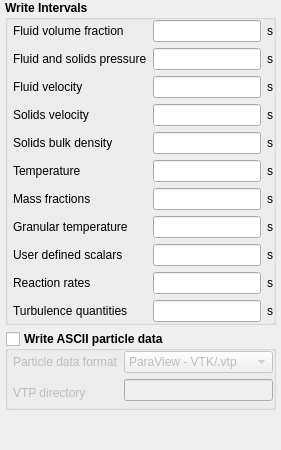
     <widget class="QWidget" name="page_spx">
      <layout class="QGridLayout" name="gridLayout_3">
       <property name="leftMargin">
        <number>5</number>
       </property>
       <property name="topMargin">
        <number>0</number>
       </property>
       <property name="rightMargin">
        <number>5</number>
       </property>
       <property name="bottomMargin">
        <number>0</number>
       </property>
       <item row="0" column="0" colspan="2">
        <widget class="QGroupBox" name="groupbox_spx">
         <property name="maximumSize">
          <size>
           <width>16777215</width>
           <height>16777215</height>
          </size>
         </property>
         <property name="font">
          <font>
           <weight>75</weight>
           <bold>true</bold>
          </font>
         </property>
         <property name="title">
          <string>Write Intervals</string>
         </property>
         <property name="flat">
          <bool>true</bool>
         </property>
         <layout class="QGridLayout" name="gridLayout_2">
          <property name="leftMargin">
           <number>5</number>
          </property>
          <property name="topMargin">
           <number>0</number>
          </property>
          <property name="rightMargin">
           <number>0</number>
          </property>
          <property name="bottomMargin">
           <number>0</number>
          </property>
          <property name="spacing">
           <number>6</number>
          </property>
          <item row="8" column="2">
           <widget class="QLabel" name="label_spx_dt_units_args_9">
            <property name="font">
             <font>
              <weight>50</weight>
              <bold>false</bold>
             </font>
            </property>
            <property name="text">
             <string>s</string>
            </property>
           </widget>
          </item>
          <item row="5" column="1">
           <widget class="LineEdit" name="lineedit_keyword_spx_dt_args_6">
            <property name="maximumSize">
             <size>
              <width>16777215</width>
              <height>16777215</height>
             </size>
            </property>
            <property name="font">
             <font>
              <weight>50</weight>
              <bold>false</bold>
             </font>
            </property>
           </widget>
          </item>
          <item row="6" column="0">
           <widget class="QLabel" name="label_spx_dt_args_7">
            <property name="font">
             <font>
              <weight>50</weight>
              <bold>false</bold>
             </font>
            </property>
            <property name="text">
             <string>Mass fractions</string>
            </property>
           </widget>
          </item>
          <item row="9" column="0">
           <widget class="QLabel" name="label_spx_dt_args_10">
            <property name="font">
             <font>
              <weight>50</weight>
              <bold>false</bold>
             </font>
            </property>
            <property name="text">
             <string>Reaction rates</string>
            </property>
           </widget>
          </item>
          <item row="9" column="1">
           <widget class="LineEdit" name="lineedit_keyword_spx_dt_args_10">
            <property name="maximumSize">
             <size>
              <width>16777215</width>
              <height>16777215</height>
             </size>
            </property>
            <property name="font">
             <font>
              <weight>50</weight>
              <bold>false</bold>
             </font>
            </property>
           </widget>
          </item>
          <item row="9" column="2">
           <widget class="QLabel" name="label_spx_dt_units_args_10">
            <property name="font">
             <font>
              <weight>50</weight>
              <bold>false</bold>
             </font>
            </property>
            <property name="text">
             <string>s</string>
            </property>
           </widget>
          </item>
          <item row="10" column="0">
           <widget class="QLabel" name="label_spx_dt_args_11">
            <property name="font">
             <font>
              <weight>50</weight>
              <bold>false</bold>
             </font>
            </property>
            <property name="text">
             <string>Turbulence quantities</string>
            </property>
           </widget>
          </item>
          <item row="10" column="2">
           <widget class="QLabel" name="label_spx_dt_units_args_11">
            <property name="font">
             <font>
              <weight>50</weight>
              <bold>false</bold>
             </font>
            </property>
            <property name="text">
             <string>s</string>
            </property>
           </widget>
          </item>
          <item row="7" column="0">
           <widget class="QLabel" name="label_spx_dt_args_8">
            <property name="font">
             <font>
              <weight>50</weight>
              <bold>false</bold>
             </font>
            </property>
            <property name="text">
             <string>Granular temperature</string>
            </property>
           </widget>
          </item>
          <item row="7" column="1">
           <widget class="LineEdit" name="lineedit_keyword_spx_dt_args_8">
            <property name="font">
             <font>
              <weight>50</weight>
              <bold>false</bold>
             </font>
            </property>
           </widget>
          </item>
          <item row="7" column="2">
           <widget class="QLabel" name="label_spx_dt_units_args_8">
            <property name="font">
             <font>
              <weight>50</weight>
              <bold>false</bold>
             </font>
            </property>
            <property name="text">
             <string>s</string>
            </property>
           </widget>
          </item>
          <item row="8" column="0">
           <widget class="QLabel" name="label_spx_dt_args_9">
            <property name="font">
             <font>
              <weight>50</weight>
              <bold>false</bold>
             </font>
            </property>
            <property name="text">
             <string>User defined scalars</string>
            </property>
           </widget>
          </item>
          <item row="1" column="1">
           <widget class="LineEdit" name="lineedit_keyword_spx_dt_args_2">
            <property name="maximumSize">
             <size>
              <width>16777215</width>
              <height>16777215</height>
             </size>
            </property>
            <property name="font">
             <font>
              <weight>50</weight>
              <bold>false</bold>
             </font>
            </property>
           </widget>
          </item>
          <item row="1" column="2">
           <widget class="QLabel" name="label_spx_dt_units_args_2">
            <property name="font">
             <font>
              <weight>50</weight>
              <bold>false</bold>
             </font>
            </property>
            <property name="text">
             <string>s</string>
            </property>
           </widget>
          </item>
          <item row="2" column="0">
           <widget class="QLabel" name="label_spx_dt_args_3">
            <property name="font">
             <font>
              <weight>50</weight>
              <bold>false</bold>
             </font>
            </property>
            <property name="text">
             <string>Fluid velocity</string>
            </property>
           </widget>
          </item>
          <item row="0" column="0">
           <widget class="QLabel" name="label_spx_dt_args_1">
            <property name="font">
             <font>
              <weight>50</weight>
              <bold>false</bold>
             </font>
            </property>
            <property name="text">
             <string>Fluid volume fraction</string>
            </property>
           </widget>
          </item>
          <item row="0" column="1">
           <widget class="LineEdit" name="lineedit_keyword_spx_dt_args_1">
            <property name="maximumSize">
             <size>
              <width>16777215</width>
              <height>16777215</height>
             </size>
            </property>
            <property name="font">
             <font>
              <weight>50</weight>
              <bold>false</bold>
             </font>
            </property>
           </widget>
          </item>
          <item row="8" column="1">
           <widget class="LineEdit" name="lineedit_keyword_spx_dt_args_7">
            <property name="maximumSize">
             <size>
              <width>16777215</width>
              <height>16777215</height>
             </size>
            </property>
            <property name="font">
             <font>
              <weight>50</weight>
              <bold>false</bold>
             </font>
            </property>
           </widget>
          </item>
          <item row="5" column="2">
           <widget class="QLabel" name="label_spx_dt_units_args_6">
            <property name="font">
             <font>
              <weight>50</weight>
              <bold>false</bold>
             </font>
            </property>
            <property name="text">
             <string>s</string>
            </property>
           </widget>
          </item>
          <item row="6" column="1">
           <widget class="LineEdit" name="lineedit_keyword_spx_dt_args_9">
            <property name="maximumSize">
             <size>
              <width>16777215</width>
              <height>16777215</height>
             </size>
            </property>
            <property name="font">
             <font>
              <weight>50</weight>
              <bold>false</bold>
             </font>
            </property>
           </widget>
          </item>
          <item row="6" column="2">
           <widget class="QLabel" name="label_spx_dt_units_args_7">
            <property name="font">
             <font>
              <weight>50</weight>
              <bold>false</bold>
             </font>
            </property>
            <property name="text">
             <string>s</string>
            </property>
           </widget>
          </item>
          <item row="4" column="2">
           <widget class="QLabel" name="label_spx_dt_units_args_5">
            <property name="font">
             <font>
              <weight>50</weight>
              <bold>false</bold>
             </font>
            </property>
            <property name="text">
             <string>s</string>
            </property>
           </widget>
          </item>
          <item row="5" column="0">
           <widget class="QLabel" name="label_spx_dt_args_6">
            <property name="font">
             <font>
              <weight>50</weight>
              <bold>false</bold>
             </font>
            </property>
            <property name="text">
             <string>Temperature</string>
            </property>
           </widget>
          </item>
          <item row="2" column="1">
           <widget class="LineEdit" name="lineedit_keyword_spx_dt_args_3">
            <property name="maximumSize">
             <size>
              <width>16777215</width>
              <height>16777215</height>
             </size>
            </property>
            <property name="font">
             <font>
              <weight>50</weight>
              <bold>false</bold>
             </font>
            </property>
           </widget>
          </item>
          <item row="2" column="2">
           <widget class="QLabel" name="label_spx_dt_units_args_3">
            <property name="font">
             <font>
              <weight>50</weight>
              <bold>false</bold>
             </font>
            </property>
            <property name="text">
             <string>s</string>
            </property>
           </widget>
          </item>
          <item row="3" column="0">
           <widget class="QLabel" name="label_spx_dt_args_4">
            <property name="font">
             <font>
              <weight>50</weight>
              <bold>false</bold>
             </font>
            </property>
            <property name="text">
             <string>Solids velocity</string>
            </property>
           </widget>
          </item>
          <item row="3" column="1">
           <widget class="LineEdit" name="lineedit_keyword_spx_dt_args_4">
            <property name="maximumSize">
             <size>
              <width>16777215</width>
              <height>16777215</height>
             </size>
            </property>
            <property name="font">
             <font>
              <weight>50</weight>
              <bold>false</bold>
             </font>
            </property>
           </widget>
          </item>
          <item row="3" column="2">
           <widget class="QLabel" name="label_spx_dt_units_args_4">
            <property name="font">
             <font>
              <weight>50</weight>
              <bold>false</bold>
             </font>
            </property>
            <property name="text">
             <string>s</string>
            </property>
           </widget>
          </item>
          <item row="4" column="1">
           <widget class="LineEdit" name="lineedit_keyword_spx_dt_args_5">
            <property name="maximumSize">
             <size>
              <width>16777215</width>
              <height>16777215</height>
             </size>
            </property>
            <property name="font">
             <font>
              <weight>50</weight>
              <bold>false</bold>
             </font>
            </property>
           </widget>
          </item>
          <item row="4" column="0">
           <widget class="QLabel" name="label_spx_dt_args_5">
            <property name="font">
             <font>
              <weight>50</weight>
              <bold>false</bold>
             </font>
            </property>
            <property name="text">
             <string>Solids bulk density</string>
            </property>
           </widget>
          </item>
          <item row="10" column="1">
           <widget class="LineEdit" name="lineedit_keyword_spx_dt_args_11">
            <property name="font">
             <font>
              <weight>50</weight>
              <bold>false</bold>
             </font>
            </property>
           </widget>
          </item>
          <item row="0" column="2">
           <widget class="QLabel" name="label_spx_dt_units_args_1">
            <property name="font">
             <font>
              <weight>50</weight>
              <bold>false</bold>
             </font>
            </property>
            <property name="text">
             <string>s</string>
            </property>
           </widget>
          </item>
          <item row="1" column="0">
           <widget class="QLabel" name="label_spx_dt_args_2">
            <property name="font">
             <font>
              <weight>50</weight>
              <bold>false</bold>
             </font>
            </property>
            <property name="text">
             <string>Fluid and solids pressure</string>
            </property>
           </widget>
          </item>
         </layout>
        </widget>
       </item>
       <item row="1" column="0" colspan="2">
        <widget class="QGroupBox" name="groupbox_print_des_data">
         <property name="font">
          <font>
           <weight>75</weight>
           <bold>true</bold>
          </font>
         </property>
         <property name="title">
          <string>Write ASCII particle data</string>
         </property>
         <property name="flat">
          <bool>true</bool>
         </property>
         <property name="checkable">
          <bool>true</bool>
         </property>
         <property name="checked">
          <bool>false</bool>
         </property>
         <layout class="QGridLayout" name="gridLayout_4">
          <property name="leftMargin">
           <number>5</number>
          </property>
          <property name="topMargin">
           <number>0</number>
          </property>
          <property name="rightMargin">
           <number>0</number>
          </property>
          <property name="bottomMargin">
           <number>0</number>
          </property>
          <property name="verticalSpacing">
           <number>6</number>
          </property>
          <item row="0" column="0">
           <widget class="QLabel" name="label_des_output_type">
            <property name="font">
             <font>
              <weight>50</weight>
              <bold>false</bold>
             </font>
            </property>
            <property name="text">
             <string>Particle data format</string>
            </property>
           </widget>
          </item>
          <item row="0" column="1">
           <widget class="ComboBox" name="combobox_des_output_type">
            <property name="font">
             <font>
              <weight>50</weight>
              <bold>false</bold>
             </font>
            </property>
            <item>
             <property name="text">
              <string>ParaView - VTK/.vtp</string>
             </property>
            </item>
            <item>
             <property name="text">
              <string>Tecplot - .dat</string>
             </property>
            </item>
           </widget>
          </item>
          <item row="1" column="1">
           <widget class="LineEdit" name="lineedit_keyword_vtp_dir">
            <property name="font">
             <font>
              <weight>50</weight>
              <bold>false</bold>
             </font>
            </property>
           </widget>
          </item>
          <item row="1" column="0" rowspan="2">
           <widget class="QLabel" name="label_vtp_dir">
            <property name="font">
             <font>
              <weight>50</weight>
              <bold>false</bold>
             </font>
            </property>
            <property name="text">
             <string>VTP directory</string>
            </property>
           </widget>
          </item>
         </layout>
        </widget>
       </item>
       <item row="2" column="0">
        <spacer name="verticalSpacer_2">
         <property name="orientation">
          <enum>Qt::Vertical</enum>
         </property>
         <property name="sizeHint" stdset="0">
          <size>
           <width>20</width>
           <height>40</height>
          </size>
         </property>
        </spacer>
       </item>
      </layout>
     </widget>
